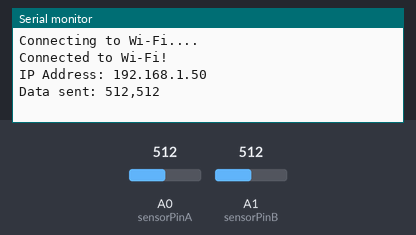
The sketch below on a simulated Arduino MKR. On the bench: the last lines printed to the serial monitor. Inputs (shaded band) come from the test bench; at power-on: A0 (sensorPinA) = 512, A1 (sensorPinB) = 512. WiFi joins after 1.5 s; servers stay silent unless stated.

Above: at 3.7 s.
3.8 s: A0 (sensorPinA) set to 716
At 6.3 s:
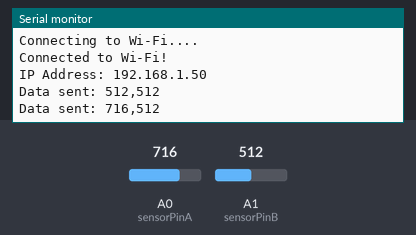
7.0 s: A1 (sensorPinB) set to 716
At 8.3 s:
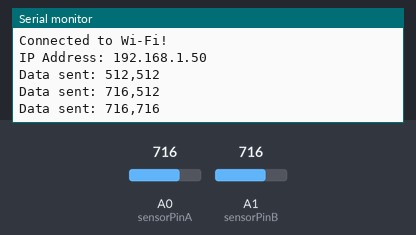
10.2 s: A0 (sensorPinA) set to 900
At 13.2 s:
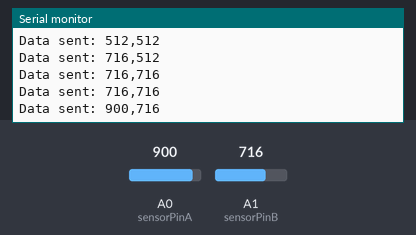
13.4 s: A1 (sensorPinB) set to 900
At 16.5 s:
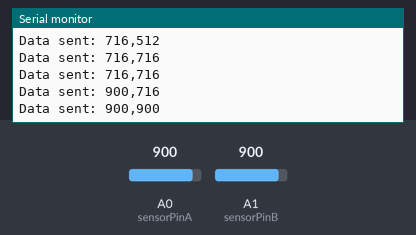
Timing chart, 0 to 17.6 s (numbered marks = the images above; inputs shaded):
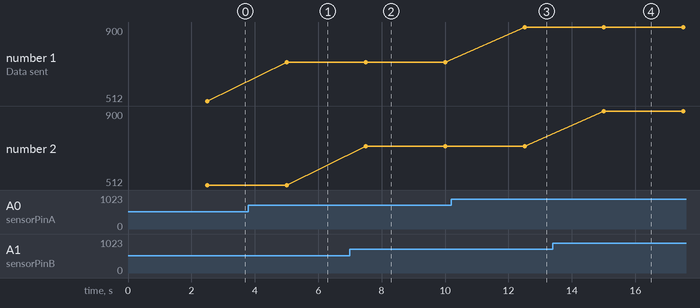

The sketch:

commcodefixtry.ino
```cpp
#include <WiFiNINA.h> // Include the WiFiNINA library for Wi-Fi functionality
#include <WiFiUdp.h>  // Include the WiFiUdp library for UDP communication

// WiFi Credentials
const char* ssid = "DESKTOP-770LUMN 7689";
const char* password = "71Z&622h";

// UDP settings
WiFiUDP udp;
const char* remoteIP = "192.168.137.163";
const int remotePort = 8888;

// Sensor pins
const int sensorPinA = A0;        // Analog pin connected to Plant A's moisture sensor
const int sensorPinB = A1;        // Analog pin connected to Plant B's moisture sensor

// Function to connect to Wi-Fi network
void connectToWiFi() {
  Serial.print("Connecting to Wi-Fi...");

  // Keep trying to connect until successful
  while (WiFi.status() != WL_CONNECTED) {
    WiFi.begin(ssid, password);   // Attempt to connect
    delay(1000);                 // Wait 1 second between attempts
    Serial.print(".");           // Print progress indicator
  }

  // Connection successful
  Serial.println("\nConnected to Wi-Fi!");
  Serial.print("IP Address: ");
  Serial.println(WiFi.localIP());
}

void setup() {
  Serial.begin(9600); // Initialize Serial Monitor for debugging

  // Initial attempt to connect to Wi-Fi
  connectToWiFi();

  // Start the UDP service, specifying a local port for responses (optional)
  udp.begin(8889); // Local port to listen for responses
}

void loop() {
  // Reconnect to Wi-Fi if the connection is lost
  if (WiFi.status() != WL_CONNECTED) {
    Serial.println("Wi-Fi lost. Attempting to reconnect...");
    connectToWiFi(); // Call the function to re-establish the connection
  }

  // Read soil moisture levels
  int moistureA = analogRead(sensorPinA); // Read moisture value for Plant A
  int moistureB = analogRead(sensorPinB); // Read moisture value for Plant B

  // Create a string with both moisture readings, separated by a comma
  String message = String(moistureA) + "," + String(moistureB);

  // Send the message to the Raspberry Pi via UDP
  udp.beginPacket(remoteIP, remotePort); // Begin a UDP packet to the specified IP and port
  udp.write(message.c_str());           // Write the message to the UDP packet
  udp.endPacket();                      // Send the UDP packet

  // Print the sent message to the Serial Monitor for debugging
  Serial.println("Data sent: " + message);

  // Wait 2.5 seconds before sending the next reading
  delay(2500);
}
```

Measured:
- after the input at 3.8 s, the serial monitor: prints a new line after 1.2 s (image 1)
- after the input at 7.0 s, the serial monitor: prints a new line after 0.51 s (image 2)
- after the input at 10.2 s, the serial monitor: prints a new line after 2.3 s (image 3)
- after the input at 13.4 s, the serial monitor: prints a new line after 1.6 s (image 4)
- plotted number 1: 512 → 716 after the input at 3.8 s, 716 → 900 after the input at 10.2 s
